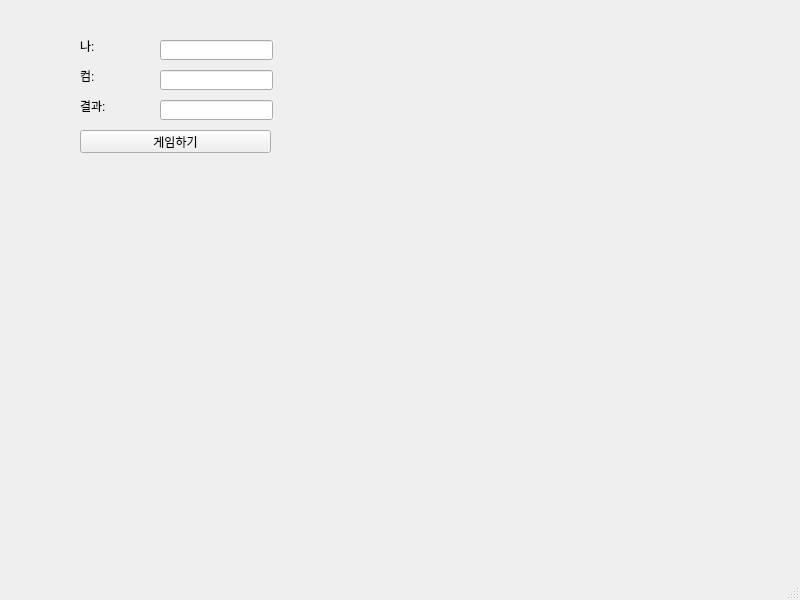
<?xml version="1.0" encoding="UTF-8"?>
<ui version="4.0">
 <class>MainWindow</class>
 <widget class="QMainWindow" name="MainWindow">
  <property name="geometry">
   <rect>
    <x>0</x>
    <y>0</y>
    <width>800</width>
    <height>600</height>
   </rect>
  </property>
  <property name="windowTitle">
   <string>MainWindow</string>
  </property>
  <widget class="QWidget" name="centralwidget">
   <widget class="QLabel" name="lblMine">
    <property name="geometry">
     <rect>
      <x>80</x>
      <y>40</y>
      <width>56</width>
      <height>12</height>
     </rect>
    </property>
    <property name="text">
     <string>나:</string>
    </property>
   </widget>
   <widget class="QLabel" name="lblCom">
    <property name="geometry">
     <rect>
      <x>80</x>
      <y>70</y>
      <width>56</width>
      <height>12</height>
     </rect>
    </property>
    <property name="text">
     <string>컴:</string>
    </property>
   </widget>
   <widget class="QLabel" name="lblResult">
    <property name="geometry">
     <rect>
      <x>80</x>
      <y>100</y>
      <width>56</width>
      <height>12</height>
     </rect>
    </property>
    <property name="text">
     <string>결과:</string>
    </property>
   </widget>
   <widget class="QLineEdit" name="le_mine">
    <property name="geometry">
     <rect>
      <x>160</x>
      <y>40</y>
      <width>113</width>
      <height>20</height>
     </rect>
    </property>
   </widget>
   <widget class="QLineEdit" name="le_com">
    <property name="geometry">
     <rect>
      <x>160</x>
      <y>70</y>
      <width>113</width>
      <height>20</height>
     </rect>
    </property>
   </widget>
   <widget class="QLineEdit" name="le_result">
    <property name="geometry">
     <rect>
      <x>160</x>
      <y>100</y>
      <width>113</width>
      <height>20</height>
     </rect>
    </property>
   </widget>
   <widget class="QPushButton" name="pb">
    <property name="geometry">
     <rect>
      <x>80</x>
      <y>130</y>
      <width>191</width>
      <height>23</height>
     </rect>
    </property>
    <property name="text">
     <string>게임하기</string>
    </property>
   </widget>
  </widget>
  <widget class="QStatusBar" name="statusbar"/>
 </widget>
 <resources/>
 <connections/>
</ui>
